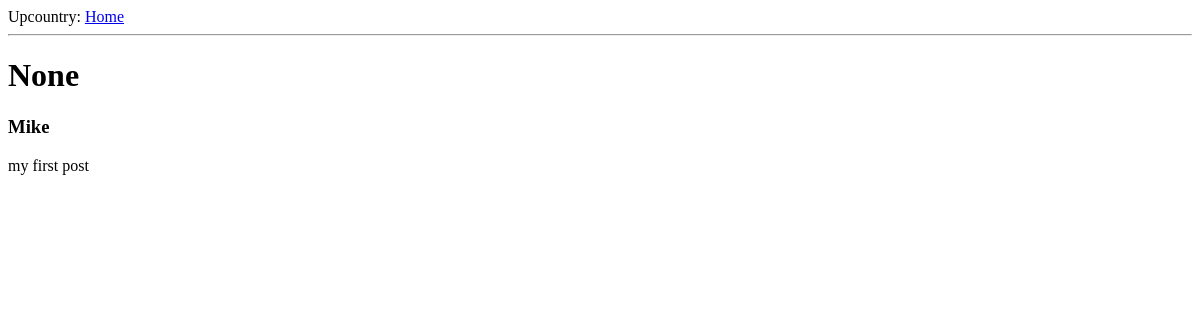
Page /post/ on the earlier database version.
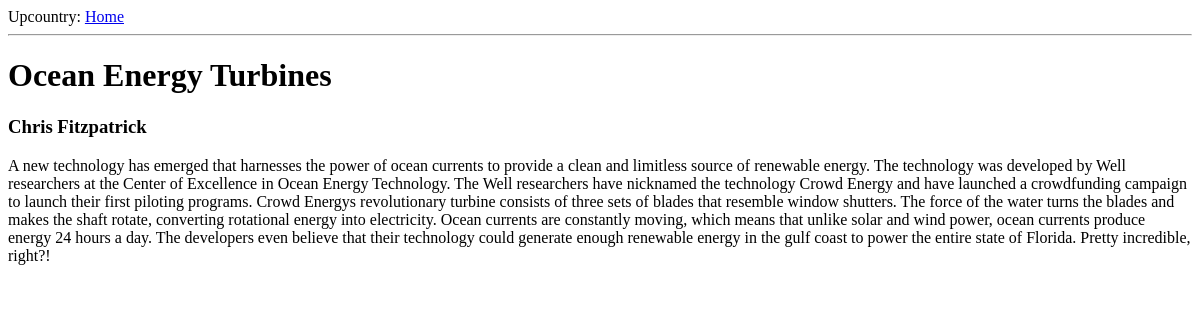
Same page on the later database version.
### app/models.py (models this page shows, shortened)
class Post(db.Model):
    id = db.Column(db.Integer, primary_key=True)
    timestamp = db.Column(db.DateTime)
    author = db.Column(db.String(64))
    title = db.Column(db.String(140))
    body = db.Column(db.String(140))
    questions = db.relationship('Question', backref='post', lazy='dynamic')
    comments = db.relationship('Comment', backref='post', lazy='dynamic')

### app/views.py (the view)
@app.route('/post/')
@app.route('/post/<id>')
def post(id=0):
    if id == 0:
        post = Post.query.order_by(Post.timestamp.desc())
    else:
        post = Post.query.filter_by(id=id)
    return render_template('post.html',
                           title=post[0].title,
                           post=post[0])

### app/templates/post.html
{% extends 'base.html' %}
{% block content %}
  <h1>{{ post.title }}</h1>
  <h3>{{ post.author }}</h3>
  <p>
      {{ post.body }}
  </p>
{% endblock %}

### app/templates/base.html (shortened to what this page needs)
<html>
  <head>
  </head>
  <body>
    <div>Upcountry: <a href="/index">Home</a></div>
    <hr>
    {% block content %}{% endblock %}
  </body>
</html>

Differences in the rows shown:
no longer on this page (row edited): Post: title "None", author "Mike", body "my first post"
now on this page (row unchanged): Post: title "Ocean Energy Turbines", author "Chris Fitzpatrick", body "A new technology has emerged that harnesses the power of ocean currents to provide a clean and limitless source of renewable energy. The technology was developed by Well researchers at the Center of Excellence in Ocean Energy Technology. The Well researchers have nicknamed the technology Crowd Energy and have launched a crowdfunding campaign to launch their first piloting programs. Crowd Energys revolutionary turbine consists of three sets of blades that resemble window shutters. The force of the water turns the blades and makes the shaft rotate, converting rotational energy into electricity. Ocean currents are constantly moving, which means that unlike solar and wind power, ocean currents…"
